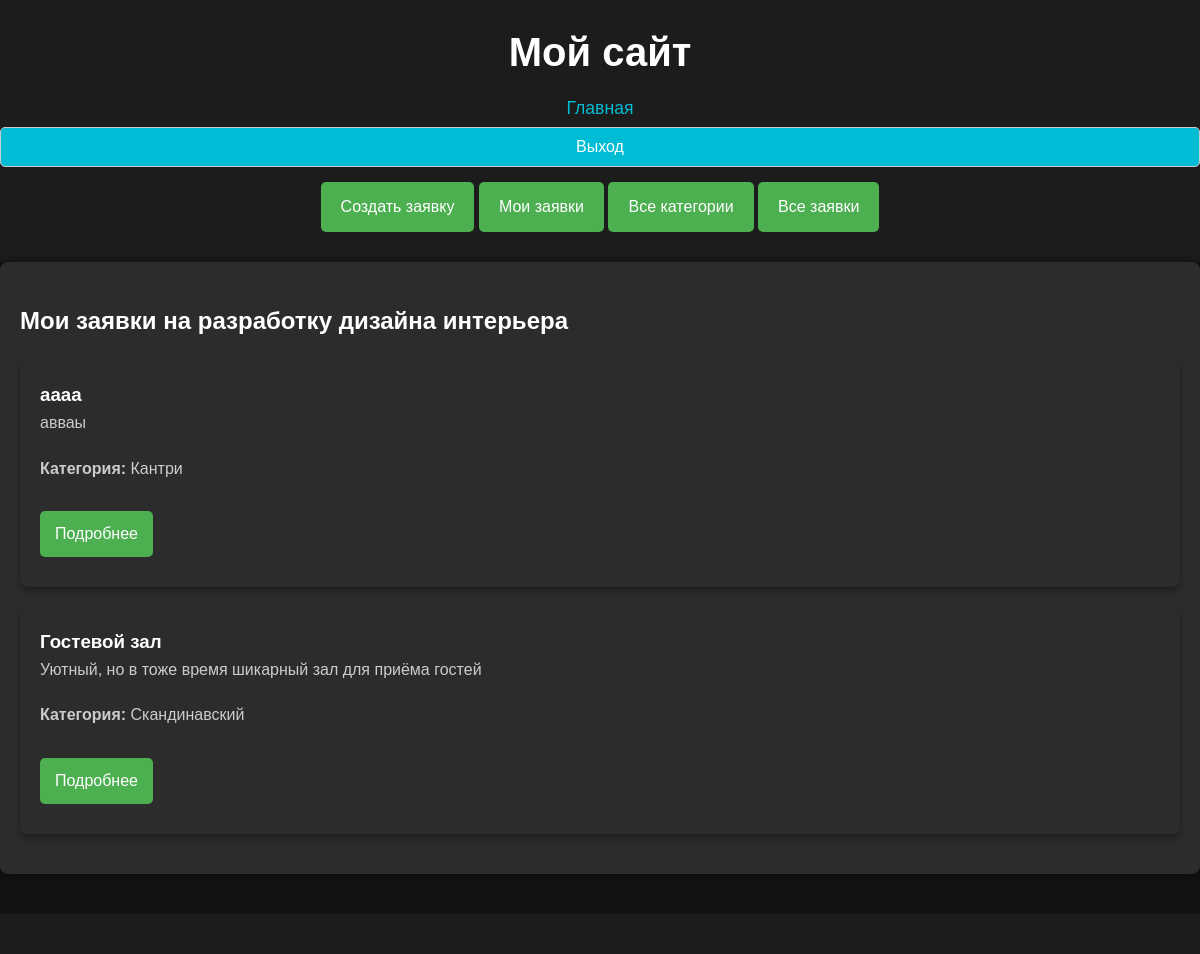
/my_requests/ (signed in), run on an earlier commit of the app's database.
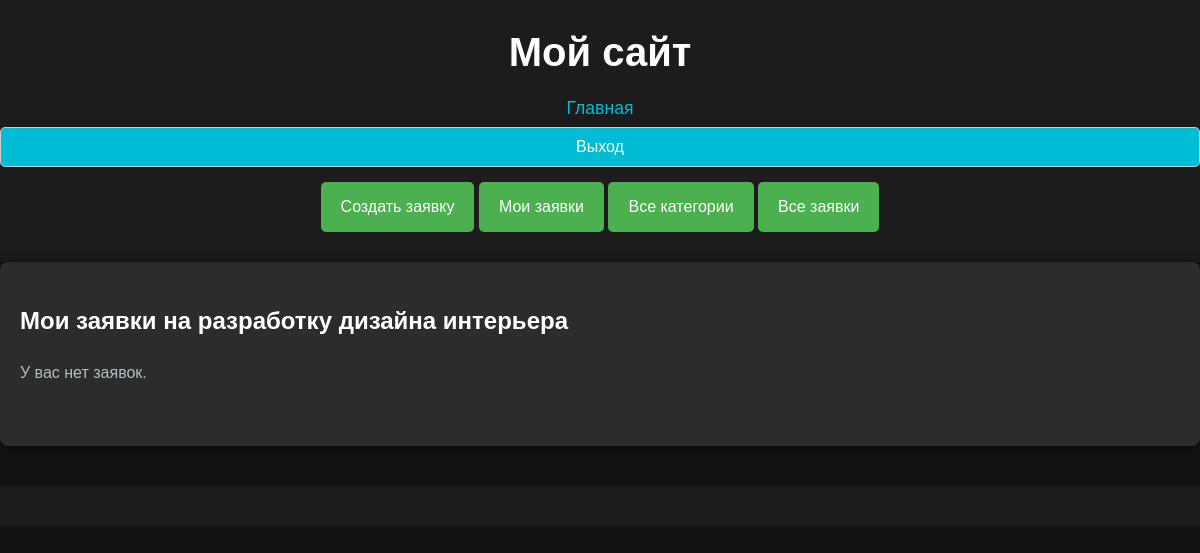
And on a later commit of the database.
### main/models.py (models this page shows, shortened)
class DesignRequest(models.Model):
    STATUS_CHOICES = [
        ('new', 'Новая'),
        ('in_progress', 'Принято в работу'),
        ('completed', 'Выполнено'),
    ]
    user = models.ForeignKey(User, on_delete=models.CASCADE, related_name='design_requests')  # Связь с пользователем
    title = models.CharField(max_length=200)  # Название заявки
    description = models.TextField()  # Описание заявки
    category = models.ForeignKey('Category', on_delete=models.CASCADE)  # Категория
    photo = models.ImageField(upload_to='design_photos/', null=True, blank=True)  # Фото помещения
    created_at = models.DateTimeField(auto_now_add=True)  # Дата создания заявки
    is_important = models.BooleanField(default=False)  # Важность заявки
    status = models.CharField(
        max_length=20,
        choices=STATUS_CHOICES,
        default='new',  # Статус по умолчанию
    )

class Category(models.Model):
    name = models.CharField(max_length=100)

### main/views.py (the view)
# urls.py: path('my_requests/', views.my_requests, name='my_requests'),  # Список заявок
@login_required  # Убедимся, что только авторизованные пользователи могут просматривать свои заявки
def my_requests(request):
    requests = DesignRequest.objects.filter(user=request.user).order_by('-is_important', '-created_at')
    return render(request, 'main/my_requests.html', {'requests': requests})

### main/templates/main/my_requests.html (shortened to what this page needs)
{% extends 'main/layout.html' %}
{% block content %}
    <h2>Мои заявки на разработку дизайна интерьера</h2>
    <div class="request-list">
        {% for request in requests %}
            <div class="request-item {% if request.is_important %}important{% endif %}">
                <h3>{{ request.title }}</h3>
                <p>{{ request.description|truncatewords:20 }}</p>
                <p><strong>Категория:</strong> {{ request.category.name }}</p>
                <a href="{% url 'request_detail' request.id %}" class="btn">Подробнее</a>
            </div>
        {% empty %}
            <p>У вас нет заявок.</p>
        {% endfor %}
    </div>
{% endblock %}

What changed in the data, as far as the page shows it:
removed DesignRequest: title "аааа", description "авваы", category.name "Кантри"
removed DesignRequest: title "Гостевой зал", description "Уютный, но в тоже время шикарный зал для приёма гостей", category.name "Скандинавский"
Also different on the page:
text now shown: "У вас нет заявок."
